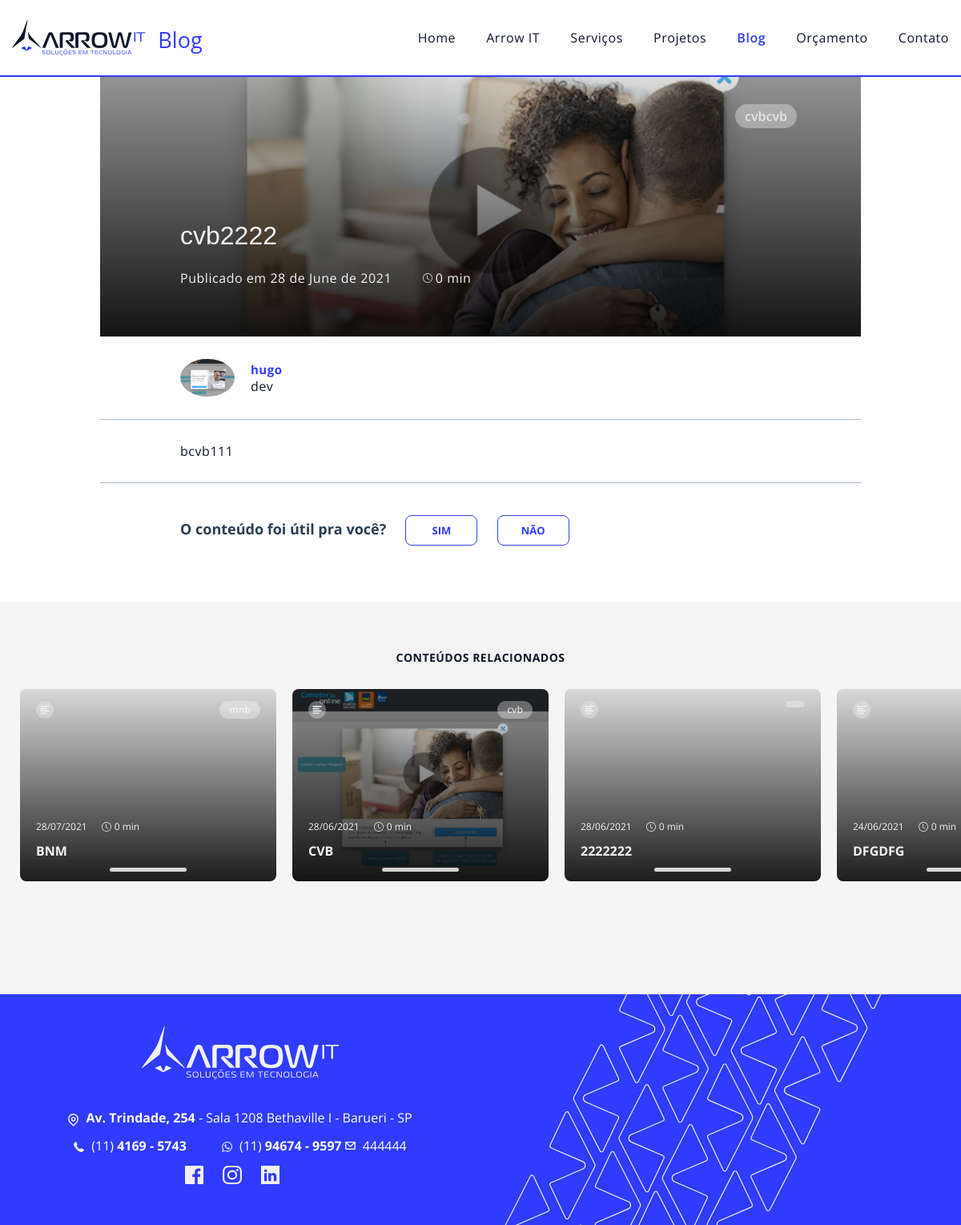
/blog-integra.php?id=12, run on the app's committed database.
### tables this page shows
CREATE TABLE `ait_blog_post` (
  `id_post` int(11) NOT NULL,
  `titulo` varchar(200) DEFAULT NULL,
  `segmento` varchar(200) DEFAULT NULL,
  `id_categoria` tinyint(4) DEFAULT NULL,
  `conteudo` text DEFAULT NULL,
  `imagem` varchar(200) DEFAULT NULL,
  `destaque` tinyint(2) DEFAULT NULL,
  `linkvideo` varchar(200) DEFAULT NULL,
  `video` varchar(200) DEFAULT NULL,
  `id_autor` int(11) DEFAULT NULL,
  `conteudo_util` int(11) DEFAULT NULL,
  `ip_cadastro` varchar(50) DEFAULT NULL,
  `data_cadastro` datetime DEFAULT NULL,
  `quem_cadastrou` int(11) DEFAULT NULL
);

CREATE TABLE `ait_autor` (
  `id_autor` int(11) NOT NULL,
  `nome` varchar(200) DEFAULT NULL,
  `cargo` varchar(200) DEFAULT NULL,
  `foto` varchar(200) DEFAULT NULL,
  `ip_cadastro` varchar(50) DEFAULT NULL,
  `data_cadastro` datetime DEFAULT NULL,
  `quem_cadastrou` int(11) DEFAULT NULL
);

CREATE TABLE `ait_dadosgerais` (
  `id_dados` int(11) NOT NULL,
  `endereco` varchar(500) DEFAULT NULL,
  `telefone` varchar(100) DEFAULT NULL,
  `celular` varchar(100) DEFAULT NULL,
  `email` varchar(500) DEFAULT NULL,
  `facebook` varchar(100) DEFAULT NULL,
  `instagram` varchar(100) DEFAULT NULL,
  `linkedin` varchar(100) DEFAULT NULL,
  `ip_cadastro` varchar(50) DEFAULT NULL,
  `data_cadastro` datetime DEFAULT NULL,
  `quem_cadastrou` int(11) DEFAULT NULL
);

### blog-integra.php (the view, shortened to what this page needs)
<?
  include("header.php");
  if(isset($_GET["id"])&&$_GET["id"]!=""){
    $id_post = $_GET["id"];
    $sql = "SELECT a.id_post, a.titulo, a.segmento, a.imagem, DATE_FORMAT(a.data_cadastro, '%Y-%m-%d') as datacad, a.conteudo, a.id_categoria, b.nome as autor, b.cargo as cargo_autor, b.foto as foto_autor
    FROM ait_blog_post a
    LEFT JOIN ait_autor b on a.id_autor = b.id_autor
    WHERE a.id_post = $id_post
    ORDER BY a.id_post DESC";
    $rs = mysqli_query($con, $sql);
    $row = mysqli_fetch_array($rs);
    $id_post = $row["id_post"];
    $titulo = $row["titulo"];
    $segmento = $row["segmento"];
    $imagem = $row["imagem"];
    $foto_autor = $row["foto_autor"];
    $nome_autor = $row["autor"];
    $cargo_autor = $row["cargo_autor"];
    $conteudo = $row["conteudo"];
    $id_categoria = $row["id_categoria"];
    $data_cadastro = $row["datacad"];
    $dataextensa = strftime('%d de %B de %Y', strtotime($data_cadastro));
  }else{
    header("index.php");
  }
?>
    <section class="ait-content__blog__integra">
      <div class="ait-container">
        <div class="ait-content__blog__integra__banner">
          <div class="ait-content__blog__integra__banner__img" style="background-image: url('arrowit-admin/img/blog_post/<?=$imagem?>');">
            <span class="ait-content__blog__card__img__categoria"><?=$segmento?></span>
            <div class="ait-content__blog__integra__banner__text">
              <div class="ait-content__blog__integra__banner__title">
                <?=$titulo?>
              </div>
              <div class="ait-content__blog__integra__banner__publicacao">
                Publicado em <?=$dataextensa?> <span class="ait-tempo-leiura"></span>
              </div>
            </div>
          </div>
        </div>
        <div class="ait-content__blog__integra__autor">
          <img src="arrowit-admin/img/blog_post/<?=$foto_autor?>" alt="">
          <div>
            <strong><?=$nome_autor?></strong>
            <span><?=$cargo_autor?></span>
          </div>
        </div>
        <div class="ait-content__blog__integra__text">
          <?=$conteudo?>
        </div>
        <form id="form" name="form" action="" method="post" enctype="multipart/form-data" >
          <div class="ait-components__conteudo-util">
            <div class="ait-components__conteudo-util__options">
              <strong>O conteúdo foi útil pra você?</strong>
              <span onclick="comentarioUtil('1', '<?=$id_post?>')" class="ait-component__button outline" ait-data-option="sim">Sim</span>
              <span class="ait-component__button outline" ait-data-option="nao">Não</span>
            </div>
          </div>
        </form>
      </div>
    </section>
    <?
      $sql = "SELECT id_post, titulo, segmento, imagem, DATE_FORMAT(data_cadastro, '%Y-%m-%d') as datacad, id_categoria, conteudo
      FROM ait_blog_post
      WHERE id_categoria = $id_categoria AND id_post != $id_post
      ORDER BY data_cadastro DESC
      LIMIT 4";
      $rs = mysqli_query($con, $sql);
      if(mysqli_num_rows($rs)>0){
    ?>
    <section class="ait-content__blog__relacionados">
      <div class="ait-utilities__text-align__center">
        <span class="ait-component__tag">Conteúdos relacionados</span>
      </div>
      <div class="ait-container">
        <div class="ait-component__carousel center">
            <?
              while($row = mysqli_fetch_array($rs)){
                $id_post = $row["id_post"];
                $titulo = $row["titulo"];
                $segmento = $row["segmento"];
                $imagem = $row["imagem"];
                $data_cadastro = $row["datacad"];
                $d = explode("-", $data_cadastro);
                $data_cadastro = $d[2]."/".$d[1]."/".$d[0];
                $id_categoria = $row["id_categoria"];
                if($id_categoria==1){
                  $nomeclass = "text";
                }else if($id_categoria==2){
                  $nomeclass = "video";
                }
            ?>
                <div>
                  <div class="ait-content__blog__card">
                    <a href="blog-integra.php?id=<?=$id_post?>">
                      <div class="ait-content__blog__card__img" style="background-image: url('arrowit-admin/img/blog_post/<?=$imagem?>');">
                        <span class="ait-content__blog__card__img__icon <?=$nomeclass?>"></span>
                        <span class="ait-content__blog__card__img__categoria"><?=$segmento?></span>
                      </div>
                      <div class="ait-content__blog__card__info">
                        <div>
                          <span><?=$data_cadastro?></span><span class="ait-tempo-leiura"></span>
                        </div>
                        <strong><?=$titulo?></strong>
                      </div>
                    </a>
                  </div>
                </div>
            <?}?>
        </div>
      </div>
    </section>
    <?}?>
<? include("footer.php"); ?>

### footer.php (shortened to what this page needs)
<?
   $sql = "SELECT id_dados, endereco, telefone, celular, email, facebook, instagram, linkedin
   FROM ait_dadosgerais
   WHERE 1";
   $rs = mysqli_query($con, $sql);
   $row = mysqli_fetch_array($rs);
   $telefone = $row["telefone"];
   $celular = $row["celular"];
   $email = $row["email"];
   $facebook = $row["facebook"];
   $instagram = $row["instagram"];
   $linkedin = $row["linkedin"];
   $telform = "(".substr($telefone,0,2).") <strong>".substr($telefone,2,-4)." - ".substr($telefone,-4)."</strong>";
   $celform = "(".substr($celular,0,2).") <strong>".substr($celular,2,-4)." - ".substr($celular,-4)."</strong>";
?>
    <footer class="ait-structure__footer">
      <div class="ait-container">
        <div class="row">
          <div class="col-md-6 ait-utilities__text-align__center">
            <a href="index.php" class="ait-structure__footer__logo">
              <img src="./dist/images/icons/ait-svg-logo-white.svg" alt="Logo footer">
            </a>
            <ul>
              <li>
                <a href="https://goo.gl/maps/bB93DWEQBm7ytmNAA" target="_blank"><strong>Av. Trindade, 254</strong> - Sala 1208 <br>Bethaville I - Barueri - SP</a>
              </li>
              <li>
                <a href="tel:+55<?=$telefone?>"><?=$telform?></a>
              </li>
              <li>
                <a  href="https://api.whatsapp.com/send?phone=55<?=$celular?>" target="_blank"><?=$celform?></a>
              </li>
              <li>
                <a href="mailto:<?=$email?>"><?=$email?></a>
              </li>
              <li>
                <a href="<?=$facebook?>" target="_blank" title="Facebook">
                  <img src="./dist/images/icons/ait-svg-facebook-white.svg" alt="">
                </a>
                <a href="<?=$instagram?>" target="_blank" title="Instagram">
                  <img src="./dist/images/icons/ait-svg-instagram-white.svg" alt="">
                </a>
                <a href="<?=$linkedin?>" target="_blank" title="Linkedin">
                  <img src="./dist/images/icons/ait-svg-linkedin-white.svg" alt="">
                </a>
              </li>
            </ul>
          </div>
          <div class="col-md-6 ait-utilities__text-align__center">
            <img src="./dist/images/icons/ait-svg-faixa-diagonal-footer.svg" alt="">
          </div>
        </div>
      </div>
    </footer>
  </body>
</html>

### data on the page
ait_blog_post: imagem (picture), segmento "cvbcvb", titulo "cvb2222", id_autor.foto (picture), id_autor.nome "hugo", id_autor.cargo "dev", conteudo "bcvb111"
ait_blog_post: segmento "mnb", data_cadastro "28/07/2021", titulo "BNM"
ait_blog_post: imagem (picture), segmento "cvb", data_cadastro "28/06/2021", titulo "CVB"
ait_blog_post: data_cadastro "28/06/2021", titulo "2222222"
ait_blog_post: data_cadastro "24/06/2021", titulo "DFGDFG"
ait_dadosgerais: telefone "11", telefone "4169", telefone "5743", celular "11", celular "94674", celular "9597", email "444444"

### other printed values
$dataextensa "28 de June de 2021"
